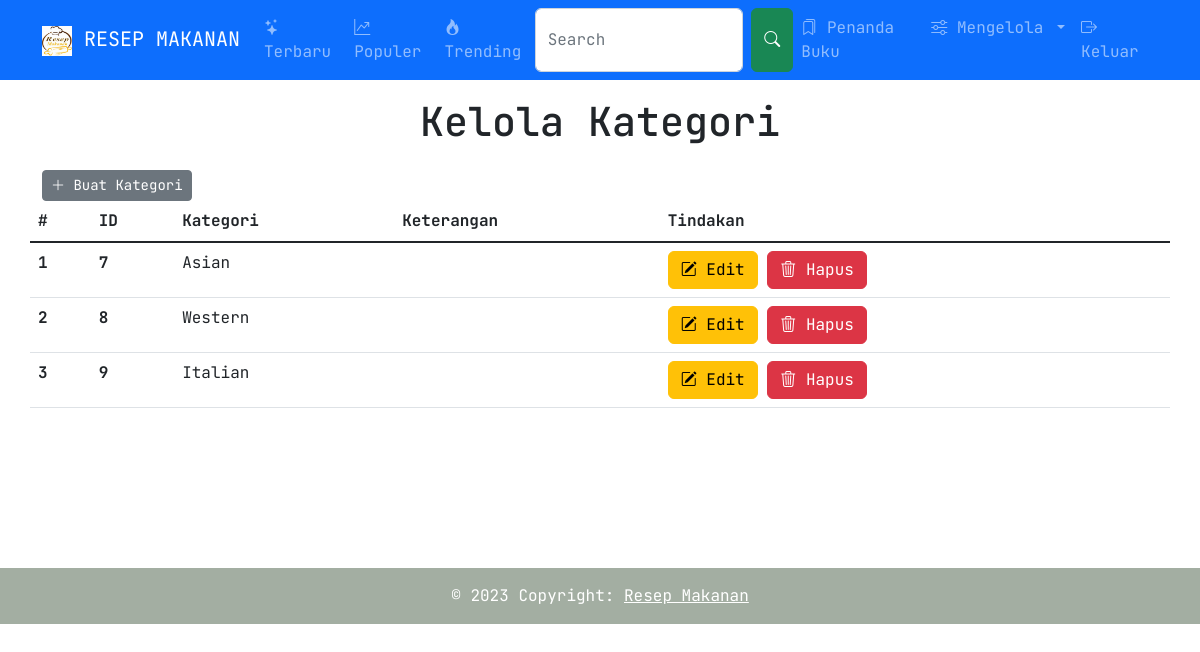
Screenshot of /manage/category/ (signed in) with the database file from the repository.
### blogs/models.py (models this page shows, shortened)
class Category(models.Model):
    category = models.CharField(max_length=30, unique=True)
    slug = models.SlugField(default="", max_length=30)
    desc = models.TextField()
    is_active = models.BooleanField(default=True)

### management/views.py (the view)
# urls.py: path("category/", views.ManageCategory.as_view(), name="category"),
class ManageCategory(View):
    def get(self, request):
        categories = Category.objects.filter(is_active=True)
        return render(request, "management/category.html", {"categories": categories})

### djcms/context_processors.py (called while the page is built)
def admin_media(request):
    return settings.GLOBAL_SETTINGS

### management/templates/management/category.html (shortened to what this page needs)
{% extends 'layout.html' %}
{% block body %}
<div class="container mt-5">
  <div class="row mb-3">
    <h1 class="text-center">
      Kelola Kategori
    </h1>
  </div>
  <a role="button" class="btn btn-secondary btn-sm round-btn" href='{% url 'manage:create_category' %}'>
    <i class="bi bi-plus-lg"></i>
    Buat Kategori
  </a>
  <div class="row">
    <table class="table table-hover">
      <thead>
        <tr>
          <th scope="col">#</th>
          <th scope="col">ID</th>
          <th scope="col">Kategori</th>
          <th scope="col">Keterangan</th>
          <th scope="col">Tindakan</td>
        </tr>
      </thead>
      <tbody class="table-group-divider">
        {% for category in categories %}
        <tr>
          <th scope="row">{{ forloop.counter }}</th>
          <th>{{ category.id }}</th>
          <td>{{ category.category|truncatechars:30 }}</td>
          <td>{{ category.desc|truncatechars:50 }}</td>
          <td>
            <a class="btn btn-warning" href="{% url 'manage:edit_category' category.id %}" role="button">
              <i class="bi bi-pencil-square"></i>
              Edit
            </a>
            <a class="btn btn-danger" href="{% url 'manage:delete_category' category.id %}" role="button">
              <i class="bi bi-trash3"></i>
              Hapus
            </a>
          </td>
        </tr>
        {% endfor %}
      </tbody>
    </table>
  </div>
</div>
{% endblock %}

### templates/layout.html (shortened to what this page needs)
<!doctype html>
<html lang="en" data-bs-theme="dark">
<head>
  {% load static %}
  <link href="https://cdn.jsdelivr.net/npm/bootstrap@5.2.3/dist/css/bootstrap.min.css" rel="stylesheet">
  <link href="{% static 'css/index.css' %}" rel="stylesheet">
  <link rel="stylesheet" href="https://cdn.jsdelivr.net/npm/bootstrap-icons@1.11.1/font/bootstrap-icons.css">
</head>
<body>
<nav class="navbar navbar-expand-lg navbar-dark bg-primary fixed-top">
  <div class="container">
    <a class="navbar-brand" href="{% url 'index' %}">
      <img src="{% static 'img/aku.jpeg' %}" alt="Logo" width="30" height="30" class="d-inline-block align-text-top">
      RESEP MAKANAN
    </a>
    <div class="collapse navbar-collapse" id="navbarSupportedContent">
      <ul class="navbar-nav mx-auto mb-2 mb-lg-0">
        <li class="nav-item">
          <a class="nav-link" aria-current="page" href="{% url 'latest' %}">
            <i class="bi bi-stars"></i>
            Terbaru
          </a>
        </li>
        <li class="nav-item">
          <a class="nav-link" aria-current="page" href="{% url 'popular' %}">
            <i class="bi bi-graph-up-arrow"></i>
            Populer
          </a>
        </li>
        <li class="nav-item">
          <a class="nav-link" aria-current="page" href="{% url 'trendings' %}">
            <i class="bi bi-fire"></i>
            Trending
          </a>
        </li>
        <form class="d-flex" role="search" action="{% url 'search' %}" method="get">
          <input class="form-control me-2" type="search" placeholder="Search" aria-label="Search" name="query">
          <button class="btn btn-success" type="submit">
            <i class="bi bi-search"></i>
          </button>
        </form>
        {% if request.user.is_authenticated %}
        <li class="nav-item">
          <a class="nav-link" aria-current="page" href="{% url 'bookmark' %}">
            <i class="bi bi-bookmarks"></i>
            Penanda Buku
          </a>
        </li>
        {% if request.user.is_author %}
        <li class="nav-item dropdown">
          <a class="nav-link dropdown-toggle" href="#" role="button" data-bs-toggle="dropdown" aria-expanded="false">
            <i class="bi bi-sliders"></i>
            Mengelola
          </a>
        </li>
        {% endif %}
      </ul>
      <ul class="navbar-nav me-auto mb-2 mb-lg-0">
        <li class="nav-item">
          <a class="nav-link" aria-current="page" href="{% url 'accounts:logout' %}">
            <i class="bi bi-box-arrow-right"></i>
            Keluar
          </a>
        </li>
      </ul>
      {% endif %}
    </div>
  </div>
</nav>
{% block body %}{% endblock %}
<br><br><br><br><br><br>
<section>
  <footer class="text-center text-white">
    <div class="text-center p-3 copyright-text">
      © 2023 Copyright:
      <a class="text-white" href="/">Resep Makanan</a>
    </div>
  </footer>
</section>
</body>
</html>

### static/css/index.css (style rules this page uses)
body { min-height: 200px; padding-top: 50px; font-family: 'JetBrains Mono', monospace; background-color: #ffffff; }
footer { background-color: #cbd9ca; }
.copyright-text { background-color: rgba(0, 0, 0, 0.2); }

### rows the page displays
Category: id "7", category "Asian"
Category: id "8", category "Western"
Category: id "9", category "Italian"
